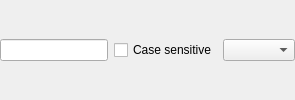
<?xml version="1.0" encoding="UTF-8"?>
<ui version="4.0">
 <class>SearchStr</class>
 <widget class="QWidget" name="SearchStr">
  <property name="windowTitle">
   <string>Form</string>
  </property>
  <layout class="QHBoxLayout" name="horizontalLayout_2">
   <property name="margin">
    <number>0</number>
   </property>
   <item>
    <layout class="QHBoxLayout" name="horizontalLayout">
     <item>
      <widget class="QLineEdit" name="name"/>
     </item>
     <item>
      <widget class="QCheckBox" name="caseSensitive">
       <property name="text">
        <string>Case sensitive</string>
       </property>
      </widget>
     </item>
     <item>
      <widget class="QComboBox" name="type"/>
     </item>
    </layout>
   </item>
  </layout>
 </widget>
 <resources/>
 <connections/>
</ui>
